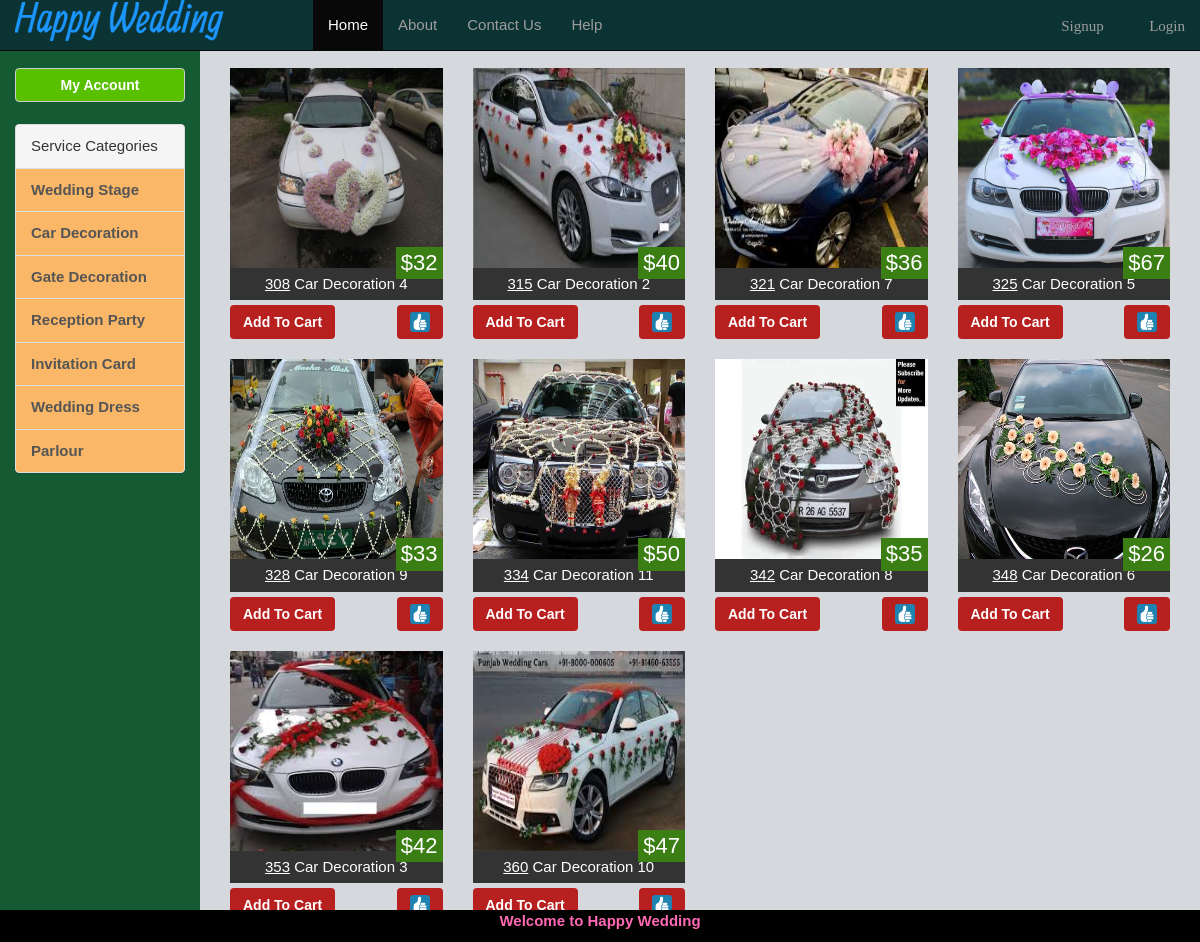
The app's page /car.php with its own data.
### tables this page shows
CREATE TABLE IF NOT EXISTS `product` (
  `id` int(30) NOT NULL AUTO_INCREMENT,
  `type` int(10) NOT NULL,
  `location` varchar(120) NOT NULL,
  `price` int(30) NOT NULL,
  `name` varchar(50) NOT NULL,
  PRIMARY KEY (`id`)
);

### car.php (the view)
<?php
		include 'includes/header.php';
		include 'includes/left-bar.php';
		include 'config/database.php';
?>
	<div class="col-md-10" style="background:#D5D8DC;min-height:570px;">
		<br/>
		<?php
			$res=mysqli_query($link,"select * from product where type=2")or die(mysql_error());
			while($arr=mysqli_fetch_row($res))
			{
				echo "<div class='col-md-3 game'>";
					echo "<div class='game-price'>$$arr[3]</div>";
					echo "<a href='$arr[2]'><img src='$arr[2]'/></a>";
					echo "<div class='game-title'><u>$arr[0]</u> $arr[4]</div>";
					if(!isset($_SESSION['sadmin']))
					{
						echo "<form action='user/addToCart.php'>";
							echo "<div class='game-add' style='float:left;'><button name='subject' value='$arr[0]' class='btn btn2' type='submit'>Add To Cart</button></div>";
						echo "</form>";
						echo "<form action='user/addToWishlist.php'>";
							echo "<div class='game-add' style='float:right;'><button name='subject' value='$arr[0]' class='btn btn2' type='submit'><img src='images/icons/9.png' style='height:20px;width:20px;float:right;'></button></div>";
						echo "</form>";
					}
				echo "<br/></div>";
			}
		?>
	</div>
<?php include 'includes/footer.php'?>

### includes/header.php (shortened to what this page needs)
<!DOCTYPE html>
<html lang="en">
<head>
  <link rel="stylesheet" href="/happy-wedding/css/bootstrap.min.css">
  <link rel="stylesheet" href="/happy-wedding/css/style.css">
</head>
<body style="background-color: #145A32">
	<div class="container-fluid">
		<nav class="navbar navbar-inverse navbar-fixed-top navbar-custom" style="background-color: #">
		  <div class="container-fluid">
			<div class="navbar-header">
			  <img src="/happy-wedding/images/7.png" style="width:70%">
			</div>
			<div class="collapse navbar-collapse" id="myNavbar">
			  <ul class="nav navbar-nav">
				<li class="active"><a href="index.php">Home</a></li>
				<li><a href="about.php">About</a></li>
				<li><a href="contact.php">Contact Us</a></li>
				<li><a href="help.php">Help</a></li>
			  </ul>
			  <ul class="nav navbar-nav navbar-right">
						<?php
							if(isset($_SESSION['sid']) && $_SESSION['sid'] == 1 && isset($_SESSION['sadmin']) && $_SESSION['sadmin']==1)
							{
								echo "<li><a href='myaccount.php'><span class='glyphicon glyphicon-user'> AdminConsole</span>";
							}
							else if(isset($_SESSION['sid']) && $_SESSION['sid'] == 1)
							{
								echo "<li><a href='myaccount.php'><span class='glyphicon glyphicon-user'> MyAccount</span>";
							}
							else
							{
								echo "<li><a href='register.php'><span class='glyphicon glyphicon-user'> Signup</span>";
							}
						?>
					</a></li>
						<?php
							if(isset($_SESSION['sid']) && $_SESSION['sid'] == 1)
							{
								echo "<li><a href='logout.php'><span class='glyphicon glyphicon-log-in'> Logout</span>";
							}
							else
							{
								echo "<li><a href='login.php'><span class='glyphicon glyphicon-log-in'> Login</span>";
							}
						?>
				</a></li>
			  </ul>
			</div>
		  </div>
		</nav>

### includes/left-bar.php
<div class="row">
	<div class="col-md-2 fix">
		<br/><br/><br/>
		<div>
			<?php
				if(isset($_SESSION['sid']) && $_SESSION['sid'] == 1)
				{
					if(isset($_SESSION['sadmin']))
					{
						echo "<button class='btn btn0 btn-default' type='button' id='menu1'>";
						echo $_SESSION['suname'];
						echo "&nbsp;&nbsp;&nbsp;<img src='images/icons/4.png' style='height:30px;width:30px;'>";
					}
					else
					{
						echo "<a href='cart.php'>";
						echo "<button class='btn btn0 btn-default' type='button' id='menu1'>";
						echo $_SESSION['suname'];
						echo "&nbsp;&nbsp;&nbsp;<img src='images/icons/cart.png' style='height:30px;width:30px;'>";
					}
					echo "</button></a>";
				}
				else
				{
					echo "<a href='login.php'>";
					echo "<button class='btn btn0 btn-default' type='button' id='menu1'>";
					echo "My Account";
					echo "</button></a>";
				}
				?>
		</div>
		<br/>
		<div class="panel panel-default panel-list">
			<div class="panel-heading panel-heading-dark>
				<h2 class="panel-title">Service Categories</h2>
			</div>
			<div class="list-group">
			  <a href="stage.php" class="list-group-item btn1">Wedding Stage</a>
			  <a href="car.php" class="list-group-item btn1">Car Decoration</a>
			  <a href="gate.php" class="list-group-item btn1">Gate Decoration</a>
			  <a href="reception.php" class="list-group-item btn1">Reception Party</a>
			  <a href="card.php" class="list-group-item btn1">Invitation Card</a>
			  <a href="dress.php" class="list-group-item btn1">Wedding Dress</a>
			  <a href="parlour.php" class="list-group-item btn1">Parlour</a>
			</div>
		</div>
	</div>
	<br/><br/>
	<div class="col-md-2">
	</div>

### includes/footer.php
		<div class="foot fix">
			<p class="centered">Welcome to Happy Wedding</p>
		</div>
	</div>
</body>
</html>

### css/style.css (style rules this page uses)
* { margin: 0; padding: 0; }
body { font-family: arial; font-size: 15px; color: white; line-height: 1.5em; background: #f4f4f4 }
.navbar-custom { color: #889005; background-color: #0C3333; }
.centered { text-align: center; }
.fix { position: relative; position: fixed; }
.foot { bottom: 0; font-size: 1.5; width :100%; color: hotpink; font-weight: bold; background-color: black; }
.game { display:relative; }
.game-title { text-align: center; padding: 5px; background : #333; color: #fff; }
.game img { height:200px; width: 100%; }
.game-price { position: absolute; bottom : 80px; right: 15px; background : #3b7e14; color: #fff; padding: 5px; font-size: 22px; }
.game-add { margin: 5px auto 20px auto; text-align: center; }
.btn0 { background : #59c000; color : #ffffff; font-weight: bold; width: 100%; }
.btn1 { background : #F9B767; color : #060606; font-weight: bold; }
.btn2 { background : #B82020; color : #ffffff; font-weight: bold; }

### records on screen
product: price "32", location (picture), id "308", name "Car Decoration 4"
product: price "40", location (picture), id "315", name "Car Decoration 2"
product: price "36", location (picture), id "321", name "Car Decoration 7"
product: price "67", location (picture), id "325", name "Car Decoration 5"
product: price "33", location (picture), id "328", name "Car Decoration 9"
product: price "50", location (picture), id "334", name "Car Decoration 11"
product: price "35", location (picture), id "342", name "Car Decoration 8"
product: price "26", location (picture), id "348", name "Car Decoration 6"
product: price "42", location (picture), id "353", name "Car Decoration 3"
product: price "47", location (picture), id "360", name "Car Decoration 10"
